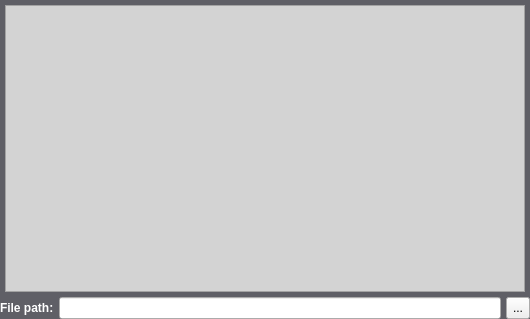
<?xml version="1.0" encoding="UTF-8"?>
<ui version="4.0">
 <class>DICOMFileSelectionEdit</class>
 <widget class="QWidget" name="DICOMFileSelectionEdit">
  <property name="geometry">
   <rect>
    <x>0</x>
    <y>0</y>
    <width>530</width>
    <height>319</height>
   </rect>
  </property>
  <property name="sizePolicy">
   <sizepolicy hsizetype="Expanding" vsizetype="Expanding">
    <horstretch>0</horstretch>
    <verstretch>0</verstretch>
   </sizepolicy>
  </property>
  <property name="windowTitle">
   <string>Form</string>
  </property>
  <property name="windowIcon">
   <iconset resource="../res/yagit.qrc">
    <normaloff>:/logo.ico</normaloff>:/logo.ico</iconset>
  </property>
  <property name="styleSheet">
   <string notr="true">QWidget#DICOMFileSelectionEdit {
	border-radius:15px;
	border: 0px;
	background-color: #5F5F66;
}

QLabel {
	color: white;
}</string>
  </property>
  <layout class="QVBoxLayout" name="verticalLayout">
   <property name="spacing">
    <number>0</number>
   </property>
   <property name="leftMargin">
    <number>0</number>
   </property>
   <property name="topMargin">
    <number>0</number>
   </property>
   <property name="rightMargin">
    <number>0</number>
   </property>
   <property name="bottomMargin">
    <number>0</number>
   </property>
   <item>
    <layout class="QHBoxLayout" name="previewLayout">
     <property name="spacing">
      <number>0</number>
     </property>
     <property name="leftMargin">
      <number>5</number>
     </property>
     <property name="topMargin">
      <number>5</number>
     </property>
     <property name="rightMargin">
      <number>5</number>
     </property>
     <property name="bottomMargin">
      <number>5</number>
     </property>
     <item>
      <widget class="QGraphicsView" name="previewGraphicsView">
       <property name="sizePolicy">
        <sizepolicy hsizetype="Expanding" vsizetype="Expanding">
         <horstretch>0</horstretch>
         <verstretch>0</verstretch>
        </sizepolicy>
       </property>
       <property name="styleSheet">
        <string notr="true">QWidget{
	background-color: lightgray;
}</string>
       </property>
       <property name="dragMode">
        <enum>QGraphicsView::ScrollHandDrag</enum>
       </property>
      </widget>
     </item>
    </layout>
   </item>
   <item>
    <layout class="QHBoxLayout" name="fileSelectionLayout">
     <property name="spacing">
      <number>5</number>
     </property>
     <item>
      <widget class="QLabel" name="fileSelectionLabel">
       <property name="sizePolicy">
        <sizepolicy hsizetype="Preferred" vsizetype="Preferred">
         <horstretch>0</horstretch>
         <verstretch>0</verstretch>
        </sizepolicy>
       </property>
       <property name="font">
        <font>
         <pointsize>9</pointsize>
         <weight>75</weight>
         <bold>true</bold>
        </font>
       </property>
       <property name="text">
        <string>File path:</string>
       </property>
       <property name="buddy">
        <cstring>fileSelectionLineEdit</cstring>
       </property>
      </widget>
     </item>
     <item>
      <widget class="QLineEdit" name="fileSelectionLineEdit"/>
     </item>
     <item>
      <widget class="QToolButton" name="fileSelectionToolButton">
       <property name="sizePolicy">
        <sizepolicy hsizetype="Fixed" vsizetype="Preferred">
         <horstretch>0</horstretch>
         <verstretch>0</verstretch>
        </sizepolicy>
       </property>
       <property name="text">
        <string>...</string>
       </property>
      </widget>
     </item>
    </layout>
   </item>
  </layout>
 </widget>
 <tabstops>
  <tabstop>fileSelectionLineEdit</tabstop>
  <tabstop>fileSelectionToolButton</tabstop>
 </tabstops>
 <resources>
  <include location="../res/yagit.qrc"/>
 </resources>
 <connections>
  <connection>
   <sender>fileSelectionLineEdit</sender>
   <signal>editingFinished()</signal>
   <receiver>DICOMFileSelectionEdit</receiver>
   <slot>onFilePathEditingFinished()</slot>
   <hints>
    <hint type="sourcelabel">
     <x>173</x>
     <y>305</y>
    </hint>
    <hint type="destinationlabel">
     <x>674</x>
     <y>301</y>
    </hint>
   </hints>
  </connection>
  <connection>
   <sender>fileSelectionToolButton</sender>
   <signal>released()</signal>
   <receiver>DICOMFileSelectionEdit</receiver>
   <slot>onSelectionMenuRequested()</slot>
   <hints>
    <hint type="sourcelabel">
     <x>521</x>
     <y>310</y>
    </hint>
    <hint type="destinationlabel">
     <x>701</x>
     <y>313</y>
    </hint>
   </hints>
  </connection>
 </connections>
 <slots>
  <slot>onFilePathEditingFinished()</slot>
  <slot>onSelectionMenuRequested()</slot>
 </slots>
</ui>
